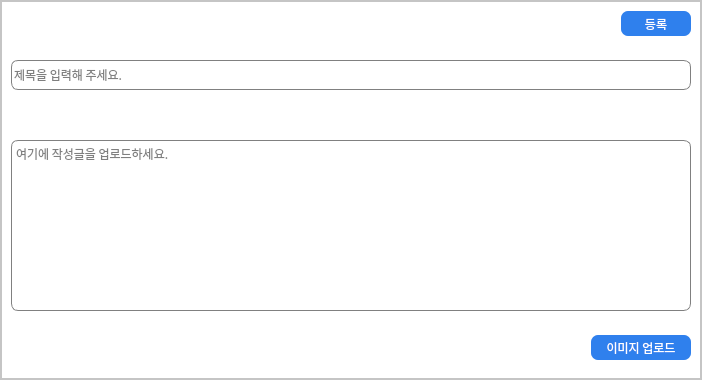
<?xml version="1.0" encoding="UTF-8"?>
<ui version="4.0">
 <class>board_write_widget</class>
 <widget class="QWidget" name="board_write_widget">
  <property name="geometry">
   <rect>
    <x>0</x>
    <y>0</y>
    <width>702</width>
    <height>380</height>
   </rect>
  </property>
  <property name="sizePolicy">
   <sizepolicy hsizetype="Preferred" vsizetype="Expanding">
    <horstretch>0</horstretch>
    <verstretch>0</verstretch>
   </sizepolicy>
  </property>
  <property name="minimumSize">
   <size>
    <width>0</width>
    <height>380</height>
   </size>
  </property>
  <property name="windowTitle">
   <string>Form</string>
  </property>
  <property name="styleSheet">
   <string notr="true">background-color: rgb(255, 255, 255);</string>
  </property>
  <layout class="QVBoxLayout" name="verticalLayout">
   <property name="leftMargin">
    <number>0</number>
   </property>
   <property name="topMargin">
    <number>0</number>
   </property>
   <property name="rightMargin">
    <number>0</number>
   </property>
   <property name="bottomMargin">
    <number>0</number>
   </property>
   <item>
    <widget class="QScrollArea" name="scrollArea">
     <property name="styleSheet">
      <string notr="true">QScrollBar:vertical {
                background: transparent;
                width: 15px;
                margin: 0px;
            }
            
            QScrollBar:horizontal {
                background: transparent;
                height: 15px;
                margin: 0px;
            }
            
            QScrollBar::handle:vertical {
                background: #FFFFFF;  /* 하얀색 테두리 */
                border: 2px solid #2F80ED;  /* 파란색 테두리 */
                min-height: 20px;
				border-radius: 5px;  /* 테두리 깍기 */
                min-height: 20px;
            }
			QScrollBar::handle:vertical:hover{	
			background-color: #2F80ED;
			}
			QScrollBar::handle:vertical:pressed {	
			background-color: #2F80ED;
			}
            
            QScrollBar::handle:horizontal {
                background: #FFFFFF;  /* 하얀색 테두리 */
                border: 5px solid #2F80ED;  /* 파란색 테두리 */
                min-width: 20px;
            }
            
            QScrollBar::add-line:vertical,
            QScrollBar::sub-line:vertical,
            QScrollBar::add-line:horizontal,
            QScrollBar::sub-line:horizontal {
                height: 0px;
                width: 0px;
            }</string>
     </property>
     <property name="widgetResizable">
      <bool>true</bool>
     </property>
     <widget class="QWidget" name="scrollAreaWidgetContents">
      <property name="geometry">
       <rect>
        <x>0</x>
        <y>0</y>
        <width>700</width>
        <height>378</height>
       </rect>
      </property>
      <property name="sizePolicy">
       <sizepolicy hsizetype="Preferred" vsizetype="Expanding">
        <horstretch>0</horstretch>
        <verstretch>0</verstretch>
       </sizepolicy>
      </property>
      <layout class="QVBoxLayout" name="verticalLayout_2">
       <property name="leftMargin">
        <number>0</number>
       </property>
       <property name="topMargin">
        <number>0</number>
       </property>
       <property name="rightMargin">
        <number>0</number>
       </property>
       <property name="bottomMargin">
        <number>0</number>
       </property>
       <item>
        <widget class="QFrame" name="board_main_frame">
         <property name="maximumSize">
          <size>
           <width>16777215</width>
           <height>16777215</height>
          </size>
         </property>
         <property name="frameShape">
          <enum>QFrame::StyledPanel</enum>
         </property>
         <property name="frameShadow">
          <enum>QFrame::Raised</enum>
         </property>
         <layout class="QVBoxLayout" name="verticalLayout_4">
          <property name="leftMargin">
           <number>0</number>
          </property>
          <property name="topMargin">
           <number>0</number>
          </property>
          <property name="rightMargin">
           <number>0</number>
          </property>
          <item>
           <widget class="QWidget" name="widget" native="true">
            <property name="maximumSize">
             <size>
              <width>16777215</width>
              <height>16777215</height>
             </size>
            </property>
            <layout class="QHBoxLayout" name="horizontalLayout_2">
             <item>
              <spacer name="horizontalSpacer">
               <property name="orientation">
                <enum>Qt::Horizontal</enum>
               </property>
               <property name="sizeHint" stdset="0">
                <size>
                 <width>596</width>
                 <height>20</height>
                </size>
               </property>
              </spacer>
             </item>
             <item>
              <widget class="QPushButton" name="admit_btn">
               <property name="minimumSize">
                <size>
                 <width>70</width>
                 <height>25</height>
                </size>
               </property>
               <property name="font">
                <font>
                 <family>나눔스퀘어 네오 Bold</family>
                 <pointsize>9</pointsize>
                 <weight>9</weight>
                 <italic>false</italic>
                 <bold>false</bold>
                </font>
               </property>
               <property name="styleSheet">
                <string notr="true">background-color: rgb(47, 128, 237);
color: rgb(255, 255, 255);
border-radius: 7px;
font: 75 9pt &quot;나눔스퀘어 네오 Bold&quot;;</string>
               </property>
               <property name="text">
                <string>등록</string>
               </property>
              </widget>
             </item>
            </layout>
           </widget>
          </item>
          <item>
           <widget class="QWidget" name="title_widget" native="true">
            <property name="maximumSize">
             <size>
              <width>16777215</width>
              <height>16777215</height>
             </size>
            </property>
            <layout class="QVBoxLayout" name="verticalLayout_3">
             <item>
              <widget class="QLineEdit" name="title_lineedit">
               <property name="minimumSize">
                <size>
                 <width>0</width>
                 <height>30</height>
                </size>
               </property>
               <property name="font">
                <font>
                 <family>나눔스퀘어 네오 Regular</family>
                </font>
               </property>
               <property name="styleSheet">
                <string notr="true">border-radius:7px;
border: 1px solid gray;</string>
               </property>
               <property name="placeholderText">
                <string>제목을 입력해 주세요.</string>
               </property>
              </widget>
             </item>
             <item>
              <layout class="QHBoxLayout" name="horizontalLayout_4">
               <item>
                <spacer name="horizontalSpacer_3">
                 <property name="orientation">
                  <enum>Qt::Horizontal</enum>
                 </property>
                 <property name="sizeHint" stdset="0">
                  <size>
                   <width>40</width>
                   <height>20</height>
                  </size>
                 </property>
                </spacer>
               </item>
               <item>
                <widget class="QLabel" name="img_lab">
                 <property name="text">
                  <string/>
                 </property>
                </widget>
               </item>
               <item>
                <spacer name="horizontalSpacer_4">
                 <property name="orientation">
                  <enum>Qt::Horizontal</enum>
                 </property>
                 <property name="sizeHint" stdset="0">
                  <size>
                   <width>40</width>
                   <height>20</height>
                  </size>
                 </property>
                </spacer>
               </item>
              </layout>
             </item>
             <item>
              <spacer name="verticalSpacer">
               <property name="orientation">
                <enum>Qt::Vertical</enum>
               </property>
               <property name="sizeType">
                <enum>QSizePolicy::Preferred</enum>
               </property>
               <property name="sizeHint" stdset="0">
                <size>
                 <width>20</width>
                 <height>40</height>
                </size>
               </property>
              </spacer>
             </item>
             <item>
              <widget class="QTextEdit" name="contents_textedit">
               <property name="font">
                <font>
                 <family>나눔스퀘어 네오 Regular</family>
                </font>
               </property>
               <property name="styleSheet">
                <string notr="true">border-radius:7px;
border: 1px solid gray;</string>
               </property>
               <property name="placeholderText">
                <string>여기에 작성글을 업로드하세요.</string>
               </property>
              </widget>
             </item>
            </layout>
           </widget>
          </item>
          <item>
           <widget class="QWidget" name="widget_3" native="true">
            <property name="minimumSize">
             <size>
              <width>680</width>
              <height>0</height>
             </size>
            </property>
            <property name="maximumSize">
             <size>
              <width>700</width>
              <height>16777215</height>
             </size>
            </property>
            <layout class="QHBoxLayout" name="horizontalLayout_3">
             <item>
              <spacer name="horizontalSpacer_2">
               <property name="orientation">
                <enum>Qt::Horizontal</enum>
               </property>
               <property name="sizeType">
                <enum>QSizePolicy::Expanding</enum>
               </property>
               <property name="sizeHint" stdset="0">
                <size>
                 <width>40</width>
                 <height>20</height>
                </size>
               </property>
              </spacer>
             </item>
             <item>
              <widget class="QPushButton" name="img_upload_btn">
               <property name="minimumSize">
                <size>
                 <width>100</width>
                 <height>25</height>
                </size>
               </property>
               <property name="maximumSize">
                <size>
                 <width>100</width>
                 <height>16777215</height>
                </size>
               </property>
               <property name="font">
                <font>
                 <family>나눔스퀘어 네오 Bold</family>
                 <pointsize>9</pointsize>
                 <weight>9</weight>
                 <italic>false</italic>
                 <bold>false</bold>
                </font>
               </property>
               <property name="styleSheet">
                <string notr="true">background-color: rgb(47, 128, 237);
color: rgb(255, 255, 255);
border-radius: 7px;
font: 75 9pt &quot;나눔스퀘어 네오 Bold&quot;;</string>
               </property>
               <property name="text">
                <string>이미지 업로드</string>
               </property>
              </widget>
             </item>
            </layout>
           </widget>
          </item>
         </layout>
        </widget>
       </item>
      </layout>
     </widget>
    </widget>
   </item>
  </layout>
 </widget>
 <resources/>
 <connections/>
</ui>
